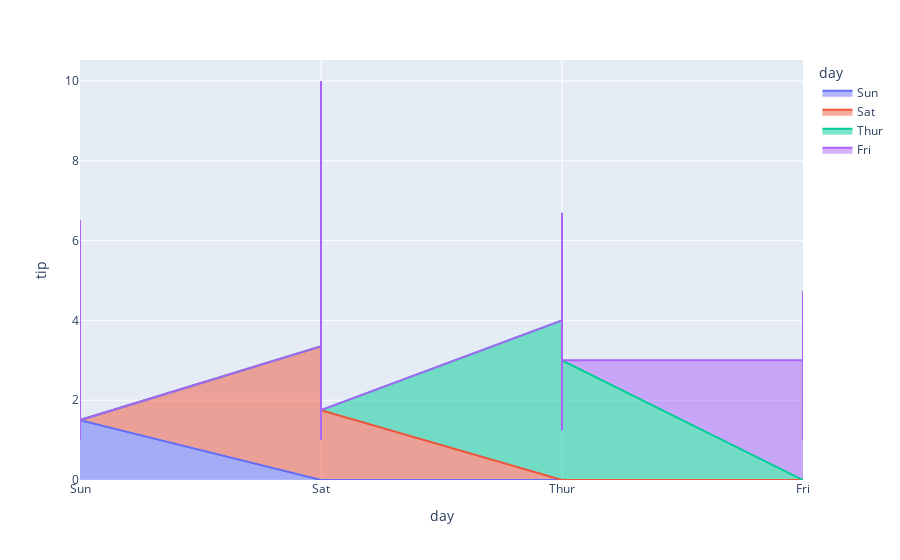

The notebook cell saved with this chart:
### Code cell
px.area(tips,x='day',y='tip',color='day',hover_data=(['day']))

### Figure 1 — Plotly figure (JSON) as saved in the notebook; plotly's stock layout.template omitted (floating-point values rounded to 4 significant figures)
{"data": [{"fillpattern": {"shape": ""}, "hovertemplate": "day=%{x}<br>tip=%{y}<extra></extra>", "legendgroup": "Sun", "line": {"color": "#636efa"}, "marker": {"symbol": "circle"}, "mode": "lines", "name": "Sun", "orientation": "v", "showlegend": true, "stackgroup": "1", "type": "scatter", "x": ["Sun", "Sun", "Sun", "Sun", "Sun", "Sun", "Sun", "Sun", "Sun", "Sun", "Sun", "Sun", "Sun", "Sun", "Sun", "Sun", "Sun", "Sun", "Sun", "Sun", "Sun", "Sun", "Sun", "Sun", "Sun", "Sun", "Sun", "Sun", "Sun", "Sun", "Sun", "Sun", "Sun", "Sun", "Sun", "Sun", "Sun", "Sun", "Sun", "Sun", "Sun", "Sun", "Sun", "Sun", "Sun", "Sun", "Sun", "Sun", "Sun", "Sun", "Sun", "Sun", "Sun", "Sun", "Sun", "Sun", "Sun", "Sun", "Sun", "Sun", "Sun", "Sun", "Sun", "Sun", "Sun", "Sun", "Sun", "Sun", "Sun", "Sun", "Sun", "Sun", "Sun", "Sun", "Sun", "Sun"], "xaxis": "x", "y": [1.01, 1.66, 3.5, 3.31, 3.61, 4.71, 2, 3.12, 1.96, 3.23, 1.71, 5, 1.57, 3, 3.02, 3.92, 1.67, 3.71, 3.5, 2.54, 3.06, 1.32, 5.6, 3, 5, 6, 2.05, 3, 2.5, 2.6, 5.2, 1.56, 4.34, 3.51, 4, 2.55, 4, 3.5, 5.07, 2.5, 2, 2.74, 2, 2, 5.14, 5, 3.75, 2.61, 2, 3.5, 2.5, 2, 2, 3, 3.48, 2.24, 4.5, 5.15, 3.18, 4, 3.11, 2, 2, 4, 3.55, 3.68, 5.65, 3.5, 6.5, 3, 5, 3.5, 2, 3.5, 4, 1.5], "yaxis": "y"}, {"fillpattern": {"shape": ""}, "hovertemplate": "day=%{x}<br>tip=%{y}<extra></extra>", "legendgroup": "Sat", "line": {"color": "#EF553B"}, "marker": {"symbol": "circle"}, "mode": "lines", "name": "Sat", "orientation": "v", "showlegend": true, "stackgroup": "1", "type": "scatter", "x": ["Sat", "Sat", "Sat", "Sat", "Sat", "Sat", "Sat", "Sat", "Sat", "Sat", "Sat", "Sat", "Sat", "Sat", "Sat", "Sat", "Sat", "Sat", "Sat", "Sat", "Sat", "Sat", "Sat", "Sat", "Sat", "Sat", "Sat", "Sat", "Sat", "Sat", "Sat", "Sat", "Sat", "Sat", "Sat", "Sat", "Sat", "Sat", "Sat", "Sat", "Sat", "Sat", "Sat", "Sat", "Sat", "Sat", "Sat", "Sat", "Sat", "Sat", "Sat", "Sat", "Sat", "Sat", "Sat", "Sat", "Sat", "Sat", "Sat", "Sat", "Sat", "Sat", "Sat", "Sat", "Sat", "Sat", "Sat", "Sat", "Sat", "Sat", "Sat", "Sat", "Sat", "Sat", "Sat", "Sat", "Sat", "Sat", "Sat", "Sat", "Sat", "Sat", "Sat", "Sat", "Sat", "Sat", "Sat"], "xaxis": "x", "y": [3.35, 4.08, 2.75, 2.23, 7.58, 3.18, 2.34, 2, 2, 4.3, 3, 1.45, 2.5, 3, 2.45, 3.27, 3.6, 2, 3.07, 2.31, 5, 2.24, 3, 1.5, 1.76, 6.73, 3.21, 2, 1.98, 3.76, 2.64, 3.15, 2.47, 1, 2.01, 2.09, 1.97, 3, 3.14, 5, 2.2, 1.25, 3.08, 2.5, 3.48, 4.08, 1.64, 4.06, 4.29, 3.76, 4, 3, 1, 1.61, 2, 10, 3.16, 3.41, 3, 2.03, 2.23, 2, 5.16, 9, 2.5, 6.5, 1.1, 3, 1.5, 1.44, 3.09, 3, 2.72, 2.88, 2, 3, 3.39, 1.47, 3, 1.25, 1, 1.17, 4.67, 5.92, 2, 2, 1.75], "yaxis": "y"}, {"fillpattern": {"shape": ""}, "hovertemplate": "day=%{x}<br>tip=%{y}<extra></extra>", "legendgroup": "Thur", "line": {"color": "#00cc96"}, "marker": {"symbol": "circle"}, "mode": "lines", "name": "Thur", "orientation": "v", "showlegend": true, "stackgroup": "1", "type": "scatter", "x": ["Thur", "Thur", "Thur", "Thur", "Thur", "Thur", "Thur", "Thur", "Thur", "Thur", "Thur", "Thur", "Thur", "Thur", "Thur", "Thur", "Thur", "Thur", "Thur", "Thur", "Thur", "Thur", "Thur", "Thur", "Thur", "Thur", "Thur", "Thur", "Thur", "Thur", "Thur", "Thur", "Thur", "Thur", "Thur", "Thur", "Thur", "Thur", "Thur", "Thur", "Thur", "Thur", "Thur", "Thur", "Thur", "Thur", "Thur", "Thur", "Thur", "Thur", "Thur", "Thur", "Thur", "Thur", "Thur", "Thur", "Thur", "Thur", "Thur", "Thur", "Thur", "Thur"], "xaxis": "x", "y": [4, 3, 2.71, 3, 3.4, 1.83, 5, 2.03, 5.17, 2, 4, 5.85, 3, 1.5, 1.8, 2.92, 2.31, 1.68, 2.5, 2, 2.52, 4.2, 1.48, 2, 2, 2.18, 1.5, 2.83, 1.5, 2, 3.25, 1.25, 2, 2, 2, 2.75, 3.5, 6.7, 5, 5, 2.3, 1.5, 1.36, 1.63, 1.73, 2, 4.19, 2.56, 2.02, 4, 1.44, 2, 5, 2, 2, 4, 2.01, 2, 2.5, 4, 3.23, 3], "yaxis": "y"}, {"fillpattern": {"shape": ""}, "hovertemplate": "day=%{x}<br>tip=%{y}<extra></extra>", "legendgroup": "Fri", "line": {"color": "#ab63fa"}, "marker": {"symbol": "circle"}, "mode": "lines", "name": "Fri", "orientation": "v", "showlegend": true, "stackgroup": "1", "type": "scatter", "x": ["Fri", "Fri", "Fri", "Fri", "Fri", "Fri", "Fri", "Fri", "Fri", "Fri", "Fri", "Fri", "Fri", "Fri", "Fri", "Fri", "Fri", "Fri", "Fri"], "xaxis": "x", "y": [3, 3.5, 1, 4.3, 3.25, 4.73, 4, 1.5, 3, 1.5, 2.5, 3, 2.2, 3.48, 1.92, 3, 1.58, 2.5, 2], "yaxis": "y"}], "layout": {"legend": {"title": {"text": "day"}, "tracegroupgap": 0}, "margin": {"t": 60}, "xaxis": {"anchor": "y", "categoryarray": ["Sun", "Sat", "Thur", "Fri"], "categoryorder": "array", "domain": [0, 1], "title": {"text": "day"}}, "yaxis": {"anchor": "x", "domain": [0, 1], "title": {"text": "tip"}}}}
